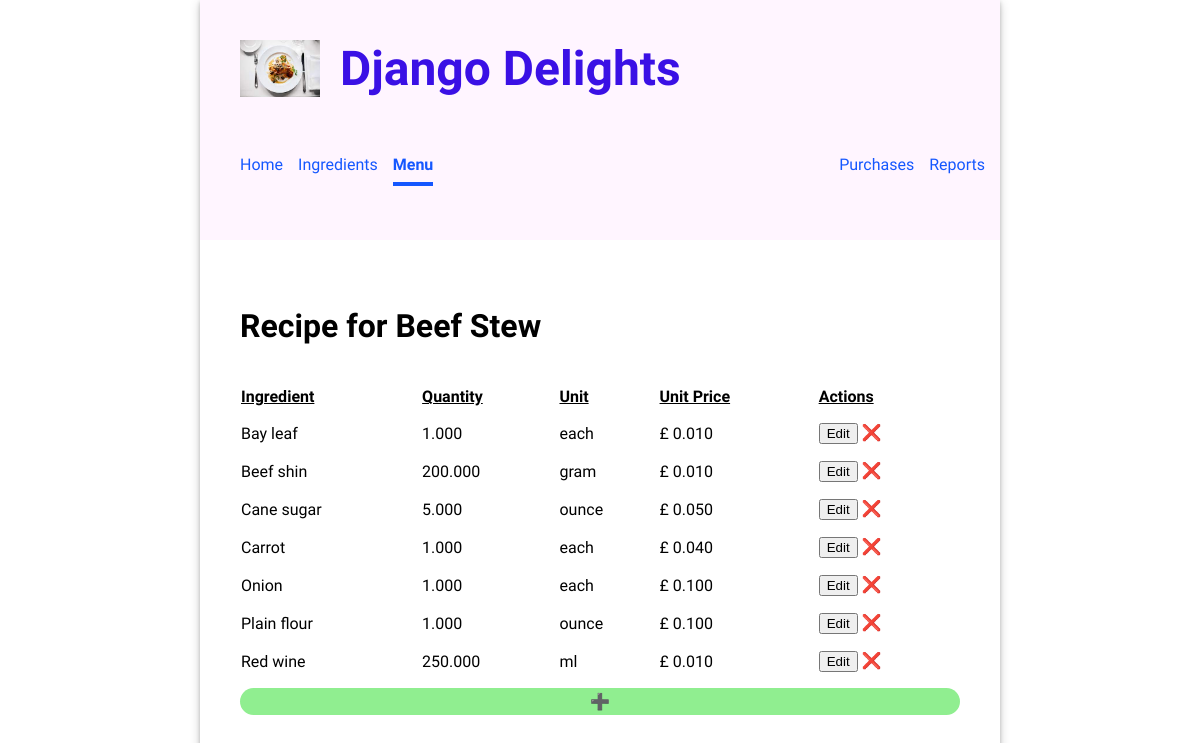
Page /menu/recipe/Beef Stew/ on the committed database.
### inventory/models.py (models this page shows, shortened)
class MenuItem(models.Model):
    class Meta:
        ordering = ['title']
    title = models.CharField(unique=True, max_length=200)
    price = models.DecimalField(unique=False, blank=True, max_digits=6, decimal_places=2)
    made_stock = models.IntegerField(unique=False, blank=True, null=True)
    def __str__(self):
        return f'{self.title}'

class Recipe(models.Model):
    class Meta:
        unique_together = ['menu_item', 'ingredient']
        ordering = ['menu_item', 'ingredient']
    menu_item = models.ForeignKey(MenuItem, on_delete=models.CASCADE)
    ingredient = models.ForeignKey(Ingredient, on_delete=models.CASCADE)
    quantity = models.DecimalField(unique=False, blank=True, max_digits=10, decimal_places=3)

class Ingredient(models.Model):
    class Meta:
        ordering = ['name']
    name = models.CharField(unique=True, max_length=200)
    quantity = models.IntegerField(unique=False, blank=True)
    unit = models.CharField(unique=False, blank=True, max_length=10)
    unit_price = models.DecimalField(unique=False, blank=True, max_digits=6, decimal_places=3)
    kanban = models.BooleanField(default=False)
    threshold = models.IntegerField(unique=False, blank=True)
    re_order = models.IntegerField(unique=False, blank=True)

### inventory/views.py (the view)
# urls.py: path('menu/recipe/<recipe>/', views.RecipeView.as_view(), name='recipe_view'),
class RecipeView(ListView):
    model = Recipe
    template_name = 'inventory/recipe.html'
    def get_queryset(self):
        self.menu_item = get_object_or_404(MenuItem, title=self.kwargs['recipe'])
        result = Recipe.objects.filter(menu_item__title=self.menu_item)
        return result
    def get_context_data(self, **kwargs):
        context = super().get_context_data(**kwargs)
        context['menu_recipe'] = self.menu_item
        return context

### inventory/templates/inventory/recipe.html (shortened to what this page needs)
{% extends 'base.html' %}
{% load static %}
{% block content %}
<div>
  <h2>Recipe for {{ menu_recipe }}</h2>
  <table>
    <thead>
      <tr>
        <th>Ingredient</th>
        <th>Quantity</th>
        <th>Unit</th>
        <th>Unit Price</th>
        <th>Actions</th>
      </tr>
    </thead>
    <tbody>
      {% for item in object_list %}
          <tr>
            <td>
              {{ item.ingredient.name }}
            </td>
            <td>
              {{ item.quantity }}
            </td>
            <td>
              {{ item.ingredient.unit }}
            </td>
            <td>
              £ {{ item.ingredient.unit_price }}
            </td>
            <td>
              <a href="{% url 'update_recipe' item.id %}"><button>Edit</button></a>
              <a class="delete-button" href="{% url 'delete_recipe' item.id %}">❌</a>
            </td>
          </tr>
      {% endfor %}
    </tbody>
  </table>
  <a class="add-button" href="{% url 'create_recipe' menu_recipe %}">➕</a>
</div>
{% endblock %}

### inventory/static/inventory/style.css (style rules this page uses)
body { font-family: "Oxygen", sans-serif; margin: 0; min-width: 800px; max-width: 60%; margin: 0 auto; box-shadow: 0 2px 4px 0 rgba(0, 0, 0, 0.2), 0 3px 10px 0 rgba(0, 0, 0, 0.19); }
main h2 { font-size: 2em; }
main table { text-align: left; border-collapse: separate; border-spacing: 0 15px; width: 100%; }
main table th { text-align: left; border-collapse: separate; border-spacing: 0 15px; text-decoration: underline; }
a { text-decoration: none; color: #1557ff; }
.add-button { display: inherit; text-align: center; border-radius: 15px; text-decoration: none; color: inherit; padding: 4px; background-color: lightgreen; }
.delete-button { text-decoration: none; color: inherit; }

### rows in the picture
MenuItem: title "Beef Stew"
Recipe: ingredient.name "Bay leaf", quantity "1.000", ingredient.unit "each", ingredient.unit_price "0.010"
Recipe: ingredient.name "Beef shin", quantity "200.000", ingredient.unit "gram", ingredient.unit_price "0.010"
Recipe: ingredient.name "Cane sugar", quantity "5.000", ingredient.unit "ounce", ingredient.unit_price "0.050"
Recipe: ingredient.name "Carrot", quantity "1.000", ingredient.unit "each", ingredient.unit_price "0.040"
Recipe: ingredient.name "Onion", quantity "1.000", ingredient.unit "each", ingredient.unit_price "0.100"
Recipe: ingredient.name "Plain flour", quantity "1.000", ingredient.unit "ounce", ingredient.unit_price "0.100"
Recipe: ingredient.name "Red wine", quantity "250.000", ingredient.unit "ml", ingredient.unit_price "0.010"
